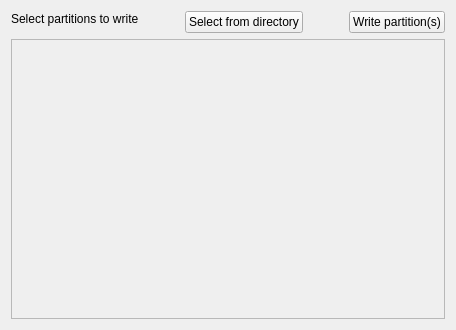
        <widget class="QWidget" name="writetab">
         <attribute name="title">
          <string>Write partition(s)</string>
         </attribute>
         <layout class="QGridLayout" name="gridLayout_6">
          <item row="0" column="0">
           <layout class="QVBoxLayout" name="verticalLayout_9">
            <item>
             <layout class="QHBoxLayout" name="horizontalLayout_8">
              <item>
               <widget class="QLabel" name="writetitle">
                <property name="sizePolicy">
                 <sizepolicy hsizetype="Preferred" vsizetype="Fixed">
                  <horstretch>0</horstretch>
                  <verstretch>0</verstretch>
                 </sizepolicy>
                </property>
                <property name="minimumSize">
                 <size>
                  <width>0</width>
                  <height>20</height>
                 </size>
                </property>
                <property name="text">
                 <string>Select partitions to write</string>
                </property>
                <property name="alignment">
                 <set>Qt::AlignLeading|Qt::AlignLeft|Qt::AlignTop</set>
                </property>
               </widget>
              </item>
              <item>
               <spacer name="horizontalSpacer_10">
                <property name="orientation">
                 <enum>Qt::Horizontal</enum>
                </property>
                <property name="sizeHint" stdset="0">
                 <size>
                  <width>40</width>
                  <height>20</height>
                 </size>
                </property>
               </spacer>
              </item>
              <item>
               <widget class="QPushButton" name="writeselectfromdir">
                <property name="text">
                 <string>Select from directory</string>
                </property>
               </widget>
              </item>
              <item>
               <spacer name="horizontalSpacer_11">
                <property name="orientation">
                 <enum>Qt::Horizontal</enum>
                </property>
                <property name="sizeHint" stdset="0">
                 <size>
                  <width>40</width>
                  <height>20</height>
                 </size>
                </property>
               </spacer>
              </item>
              <item>
               <widget class="QPushButton" name="writepartbtn">
                <property name="text">
                 <string>Write partition(s)</string>
                </property>
               </widget>
              </item>
             </layout>
            </item>
            <item>
             <widget class="QScrollArea" name="writepartitionList">
              <property name="sizePolicy">
               <sizepolicy hsizetype="MinimumExpanding" vsizetype="Expanding">
                <horstretch>0</horstretch>
                <verstretch>0</verstretch>
               </sizepolicy>
              </property>
              <property name="minimumSize">
               <size>
                <width>0</width>
                <height>280</height>
               </size>
              </property>
              <property name="verticalScrollBarPolicy">
               <enum>Qt::ScrollBarAsNeeded</enum>
              </property>
              <property name="horizontalScrollBarPolicy">
               <enum>Qt::ScrollBarAsNeeded</enum>
              </property>
              <property name="sizeAdjustPolicy">
               <enum>QAbstractScrollArea::AdjustToContentsOnFirstShow</enum>
              </property>
              <property name="widgetResizable">
               <bool>true</bool>
              </property>
              <widget class="QWidget" name="scrollAreaWidgetContents_2">
               <property name="geometry">
                <rect>
                 <x>0</x>
                 <y>0</y>
                 <width>700</width>
                 <height>311</height>
                </rect>
               </property>
              </widget>
             </widget>
            </item>
           </layout>
          </item>
         </layout>
        </widget>
